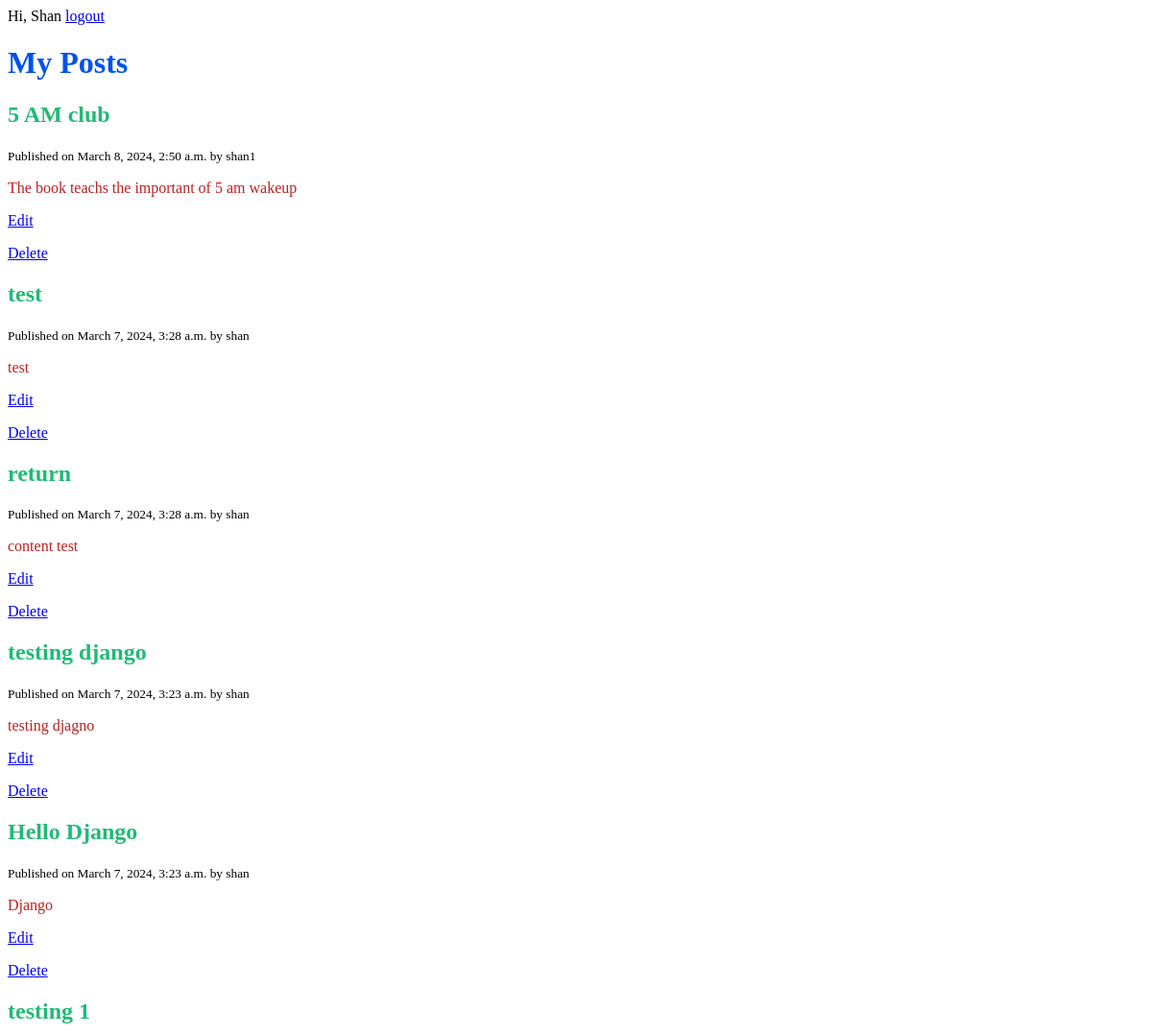
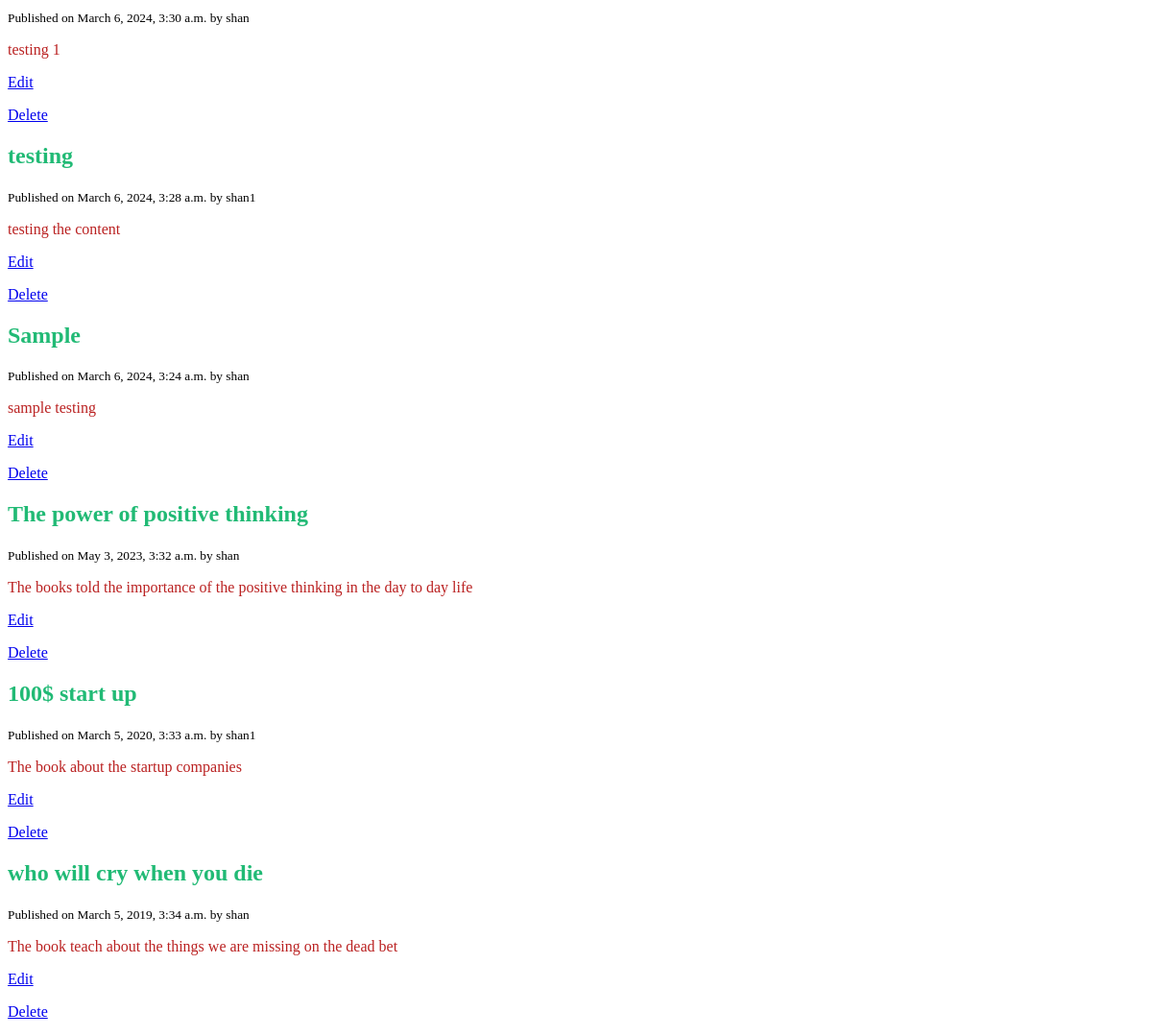
The page /blog/home/ (signed in) on the database its author committed (2 pictures, top to bottom).
### blog/models.py (models this page shows, shortened)
class Post(models.Model):
    title = models.CharField(max_length=120)
    content = models.TextField()
    published_at = models.DateTimeField(default=timezone.now)
    author = models.ForeignKey(User, on_delete=models.CASCADE)
    class Meta:
        ordering = ['-published_at']

### blog/views.py (the view)
# urls.py: path("home/",views.home, name='posts'),
@login_required
def home(request):
    logger.warning('Homepage was accessed')
    all_data = Post.objects.all()
    context = {
        'posts':all_data,
        'title': 'Zen of Python'
    }
    return render(request,"blog/home.html", context)

### blog/templates/blog/home.html
{% extends 'base.html' %}
{% block content %}
        <h1>My Posts</h1>
	{% for post in posts%}
	<h2>{{ post.title }}</h2>
	<small>Published on {{ post.published_at }} by {{ post.author}}</small>
	<p>{{ post.content }}</p>
	<p> <a href= "{% url 'edit-post' post.id %}"> Edit</a></p>
	<p> <a href= "{% url 'delete-post' post.id %}"> Delete</a></p>
	{% endfor%}
{% endblock %}

### django_project/templates/base.html (shortened to what this page needs)
{% load static %}
<!DOCTYPE html>
<html lang="en">
    <head>
        <link rel="stylesheet" href = "{% static 'css/style.css' %}" />
    </head>
    <body>
        <header>
            {% if request.user.is_authenticated %}
                <span> Hi, {{request.user.username | title }} </span>
                <a href ="{% url 'logout' %}"> logout</a>
            {% else %}
                <a href ="{% url 'login' %}"> Login</a>
                <a href ="{% url 'register' %}"> Register</a>
            {% endif %}
        </header>
        {% block content %}
        {% endblock %}
    </body>
</html>

### django_project/static/css/style.css (style rules this page uses)
h1 { color:#0052EA }
h2 { color: #21ba75; }
p { color: #ba2121; }

### rows shown on the page
Post: title "5 AM club", published_at "March 8, 2024, 2:50 a.m.", author "shan1", content "The book teachs the important of 5 am wakeup"
Post: title "test", published_at "March 7, 2024, 3:28 a.m.", author "shan", content "test"
Post: title "return", published_at "March 7, 2024, 3:28 a.m.", author "shan", content "content test"
Post: title "testing django", published_at "March 7, 2024, 3:23 a.m.", author "shan", content "testing djagno"
Post: title "Hello Django", published_at "March 7, 2024, 3:23 a.m.", author "shan", content "Django"
Post: title "testing 1", published_at "March 6, 2024, 3:30 a.m.", author "shan", content "testing 1"
Post: title "testing", published_at "March 6, 2024, 3:28 a.m.", author "shan1", content "testing the content"
Post: title "Sample", published_at "March 6, 2024, 3:24 a.m.", author "shan", content "sample testing"
Post: title "The power of positive thinking", published_at "May 3, 2023, 3:32 a.m.", author "shan", content "The books told the importance of the positive thinking in the day to day life"
Post: title "100$ start up", published_at "March 5, 2020, 3:33 a.m.", author "shan1", content "The book about the startup companies"
Post: title "who will cry when you die", published_at "March 5, 2019, 3:34 a.m.", author "shan", content "The book teach about the things we are missing on the dead bet"

### other values the page prints
{{ request.user.username | title }} "Shan"
